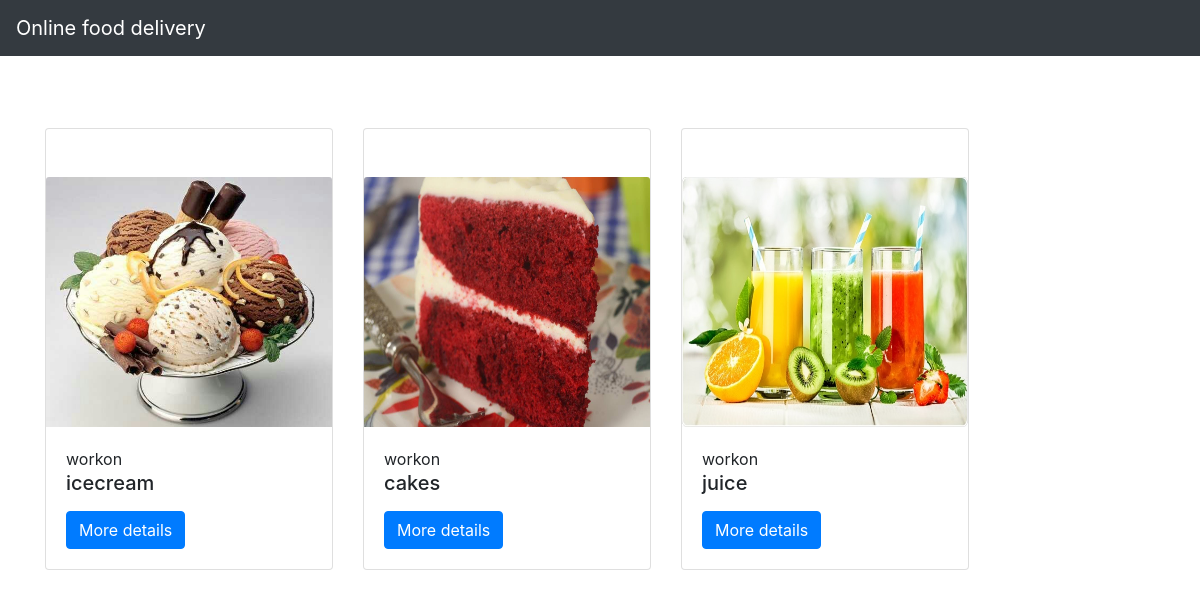
The page / on the database its author committed.
### restapp/models.py (models this page shows, shortened)
class Rest(models.Model):
    name = models.CharField(max_length=250)
    desc = models.TextField()
    flavour = models.TextField()
    img = models.ImageField(upload_to='profile_img/')

### restapp/views.py (the view)
# urls.py: path('',views.index,name='index'),
def index(request):
    rest = Rest.objects.all()
    return render(request,'index.html',{'plist': rest})

### templates/index.html (shortened to what this page needs)
{% extends 'base.html' %}
{% block body %}
<div class="container">
    <div class="row"><br>
        {% for i in plist %}
         <div class="card-deck mt-4">
        <div class="col-md-3"><br><br>
            <div class="card" style="width: 18rem;"><br><br>
  <img src="{{i.img.url}}" class="card-img-top" alt="..." width="250px" height="250px">
  <div class="card-body">workon
    <h5 class="card-title">{{i.name}} </h5>
    <a href="{% url 'restapp:detail' i.id %}" class="btn btn-primary">More details</a>
  </div>
</div>
        </div>
        </div>
         {% endfor %}
    </div>
</div>
{% endblock %}

### templates/base.html (shortened to what this page needs)
{% load static %}
<!DOCTYPE html>
<html lang="en">
<head>
    <link rel="stylesheet" href="https://maxcdn.bootstrapcdn.com/bootstrap/4.0.0/css/bootstrap.min.css">
    <link rel="stylesheet" href="{% static 'style.css' %}">
</head>
<body>
<nav class="navbar navbar-dark bg-dark">
  <a class="navbar-brand" href="#">
    Online food delivery
  </a>
</nav>
{% block body %}
{% endblock %}
</body>
</html>

### static/style.css (style rules this page uses)
body { background-color:white; }

### rows shown on the page
Rest: img (picture), name "icecream"
Rest: img (picture), name "cakes"
Rest: img (picture), name "juice"
